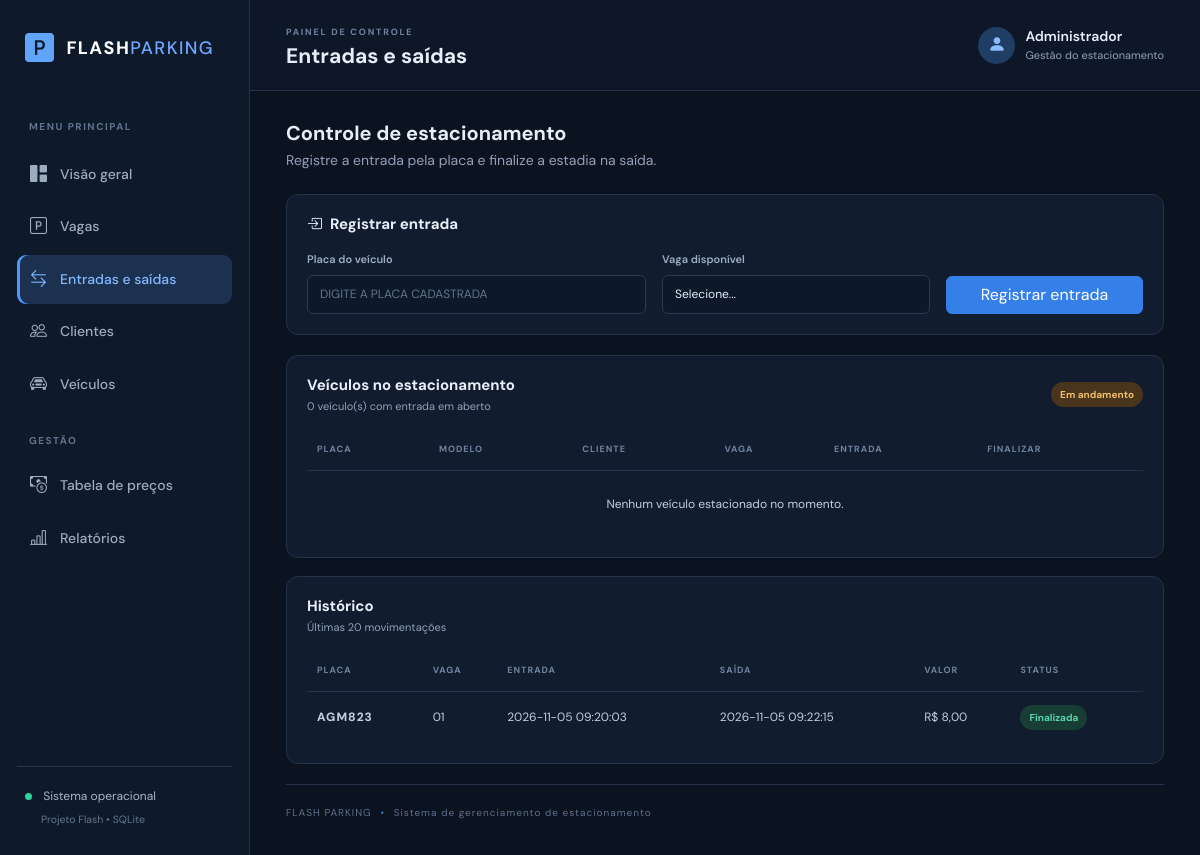
Page /movimentacoes on the committed database.
### tables this page shows
CREATE TABLE movimentacoes (
        id INTEGER PRIMARY KEY AUTOINCREMENT,
        veiculo_id INTEGER NOT NULL,
        vaga_id INTEGER NOT NULL,
        entrada TEXT NOT NULL,
        saida TEXT,
        valor REAL DEFAULT 0,
        status TEXT NOT NULL DEFAULT 'Aberta',
        FOREIGN KEY(veiculo_id) REFERENCES veiculos(id),
        FOREIGN KEY(vaga_id) REFERENCES vagas(id)
    );

CREATE TABLE veiculos (
        id INTEGER PRIMARY KEY AUTOINCREMENT,
        placa TEXT NOT NULL UNIQUE,
        marca TEXT,
        modelo TEXT,
        cor TEXT,
        ano INTEGER,
        tipo TEXT NOT NULL DEFAULT 'Carro',
        tamanho TEXT DEFAULT 'Médio',
        cliente_id INTEGER NOT NULL, criado_em TEXT,
        FOREIGN KEY(cliente_id) REFERENCES clientes(id)
    );

CREATE TABLE vagas (
        id INTEGER PRIMARY KEY AUTOINCREMENT,
        numero TEXT NOT NULL UNIQUE,
        categoria TEXT NOT NULL DEFAULT 'Normal',
        status TEXT NOT NULL DEFAULT 'Livre'
    );

### app.py (the view, shortened to what this page needs)
@app.route("/movimentacoes", methods=["GET", "POST"])
def movimentacoes():
    db = get_db()
    abertas = db.execute("""SELECT m.*,v.placa,v.modelo,c.nome cliente,g.numero vaga
                            FROM movimentacoes m JOIN veiculos v ON v.id=m.veiculo_id
                            JOIN clientes c ON c.id=v.cliente_id JOIN vagas g ON g.id=m.vaga_id
                            WHERE m.status='Aberta' ORDER BY m.id DESC""").fetchall()
    historico = db.execute("""SELECT m.*,v.placa,g.numero vaga FROM movimentacoes m
                              JOIN veiculos v ON v.id=m.veiculo_id JOIN vagas g ON g.id=m.vaga_id
                              ORDER BY m.id DESC LIMIT 20""").fetchall()
    disponiveis = db.execute("SELECT * FROM vagas WHERE status='Livre' ORDER BY numero").fetchall()
    db.close()
    return render_template("movimentacoes.html", abertas=abertas, historico=historico, vagas=disponiveis)

### app.py (called while the page is built)
def moeda(valor):
    return ("R$ {:,.2f}".format(float(valor or 0))).replace(",", "X").replace(".", ",").replace("X", ".")

### database.py (called while the page is built)
def get_db():
    conn = sqlite3.connect(DB_PATH)
    conn.row_factory = sqlite3.Row
    conn.execute("PRAGMA foreign_keys = ON")
    return conn

### templates/movimentacoes.html
{% extends "base.html" %}{% block title %}Movimentações | Flash Parking{% endblock %}{% block heading %}Entradas e saídas{% endblock %}
{% block content %}
<div class="page-intro"><div><h2>Controle de estacionamento</h2><p>Registre a entrada pela placa e finalize a estadia na saída.</p></div></div>
<div class="panel form-panel"><h3><i class="bi bi-box-arrow-in-right me-2"></i>Registrar entrada</h3>
{% if vagas %}<form method="post" class="row g-3 align-items-end"><div class="col-md-5"><label>Placa do veículo</label><input name="placa" class="form-control text-uppercase" placeholder="Digite a placa cadastrada" maxlength="7" required></div><div class="col-md-4"><label>Vaga disponível</label><select name="vaga_id" class="form-select" required><option value="">Selecione...</option>{% for v in vagas %}<option value="{{ v.id }}">Vaga {{ v.numero }} — {{ v.categoria }}</option>{% endfor %}</select></div><div class="col-md-3"><button class="btn btn-primary w-100">Registrar entrada</button></div></form>{% else %}<div class="empty-state">Não há vagas livres. <a href="{{ url_for('vagas') }}">Gerenciar vagas</a></div>{% endif %}
</div>
<div class="panel"><div class="panel-heading"><div><h3>Veículos no estacionamento</h3><p>{{ abertas|length }} veículo(s) com entrada em aberto</p></div><span class="status status-open">Em andamento</span></div><div class="table-responsive"><table class="table dark-table"><thead><tr><th>PLACA</th><th>MODELO</th><th>CLIENTE</th><th>VAGA</th><th>ENTRADA</th><th>FINALIZAR</th></tr></thead><tbody>
{% for m in abertas %}<tr><td class="plate">{{ m.placa }}</td><td>{{ m.modelo or '—' }}</td><td>{{ m.cliente }}</td><td>{{ m.vaga }}</td><td>{{ m.entrada[8:10] }}/{{ m.entrada[5:7] }} {{ m.entrada[11:16] }}</td><td><form method="post" action="{{ url_for('registrar_saida',id=m.id) }}" class="d-flex gap-2"><select name="forma" class="form-select form-select-sm"><option>Dinheiro</option><option>Cartão</option><option>PIX</option></select><button class="btn btn-sm btn-success">Registrar saída</button></form></td></tr>{% else %}<tr><td colspan="6" class="empty">Nenhum veículo estacionado no momento.</td></tr>{% endfor %}
</tbody></table></div></div>
<div class="panel"><div class="panel-heading"><div><h3>Histórico</h3><p>Últimas 20 movimentações</p></div></div><div class="table-responsive"><table class="table dark-table"><thead><tr><th>PLACA</th><th>VAGA</th><th>ENTRADA</th><th>SAÍDA</th><th>VALOR</th><th>STATUS</th></tr></thead><tbody>
{% for m in historico %}<tr><td class="plate">{{ m.placa }}</td><td>{{ m.vaga }}</td><td>{{ m.entrada }}</td><td>{{ m.saida or '—' }}</td><td>{{ m.valor|moeda }}</td><td><span class="status {{ 'status-open' if m.status=='Aberta' else 'status-done' }}">{{ m.status }}</span></td></tr>{% else %}<tr><td colspan="6" class="empty">Sem histórico.</td></tr>{% endfor %}
</tbody></table></div></div>{% endblock %}

### static/css/style.css (style rules this page uses)
:root { --bg:#0b1220;--panel:#111c2e;--panel2:#152238;--line:#23334b;--text:#e8eef8;--muted:#91a1b8;--blue:#3b82f6;--green:#25c28a;--orange:#f5a742 }
* { box-sizing:border-box }
body { margin:0;background:var(--bg);color:var(--text);font-family:'DM Sans',sans-serif;font-size:14px }
.welcome-row,.page-intro { display:flex;justify-content:space-between;align-items:center;margin-bottom:23px }
.welcome-row h2,.page-intro h2 { font-size:20px;font-weight:700;margin:0 0 5px }
.welcome-row p,.page-intro p { color:var(--muted);margin:0 }
.btn-primary { background:#347fe8;border-color:#347fe8 }
.stat-card,.panel { background:var(--panel);border:1px solid var(--line);border-radius:12px }
.panel { padding:20px;margin-bottom:18px;min-width:0 }
.panel-heading { display:flex;justify-content:space-between;align-items:center;margin-bottom:16px }
.panel-heading h3,.panel h3 { font-size:15px;font-weight:700;margin:0 0 4px }
.panel-heading p { font-size:11px;color:var(--muted);margin:0 }
.dark-table { --bs-table-bg:transparent;--bs-table-color:#c4cede;--bs-table-border-color:#24334a;font-size:12px;margin:0 }
.dark-table th { color:#71849f;font-size:9px;letter-spacing:1px;font-weight:700;white-space:nowrap }
.dark-table td,.dark-table th { padding:13px 10px;vertical-align:middle }
.dark-table tbody tr:last-child td { border-bottom:0 }
.plate { font-weight:800;letter-spacing:1px;color:#eaf2ff }
.status { display:inline-block;padding:5px 9px;border-radius:20px;font-size:10px;font-weight:700;white-space:nowrap }
.status-open { color:#f2bd67;background:#49351e }
.status-done { color:#59d6a7;background:#173d35 }
.form-panel { margin-bottom:20px }
.form-panel h3 { margin-bottom:18px }
.form-label,label { display:block;font-size:11px;color:#9eafc5;margin-bottom:7px;font-weight:600 }
.form-control,.form-select,.input-group-text { background:#0d1828;border-color:#2a3b55;color:#e4ecf8;font-size:12px;min-height:39px }
.form-control::placeholder { color:#63758e }
.form-select option { background:#101e31 }
.empty,.empty-state { color:#8495ad;text-align:center;padding:24px!important }

### rows in the picture
movimentacoes: placa "AGM823", vaga "01", entrada "2026-11-05 09:20:03", saida "2026-11-05 09:22:15", valor|moeda "R$ 8,00", status "Finalizada"

### other values in the picture
{{ abertas|length }} "0"
